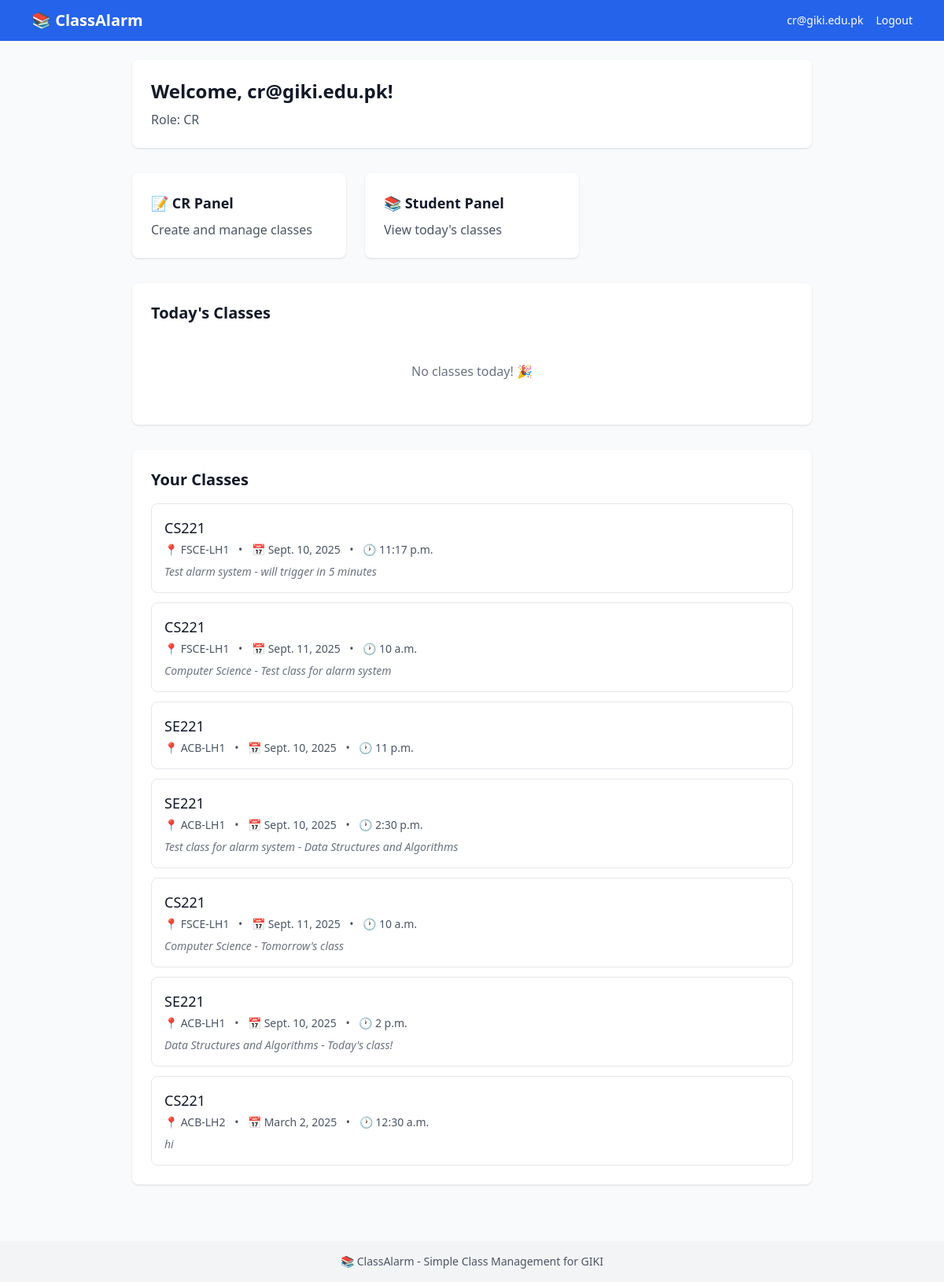
The app's page /dashboard/ (signed in) with its own data.
### users/models.py (models this page shows, shortened)
class User(AbstractUser):
    ROLE_CHOICES = [
        ('student', 'Student'),
        ('cr', 'Class Representative'),
    ]
    email = models.EmailField(unique=True, validators=[validate_giki_email])
    role = models.CharField(max_length=10, choices=ROLE_CHOICES, default='student')
    created_at = models.DateTimeField(auto_now_add=True)
    updated_at = models.DateTimeField(auto_now=True)
    USERNAME_FIELD = 'email'
    REQUIRED_FIELDS = ['username']
    class Meta:
        db_table = 'users'
        verbose_name = 'User'
        verbose_name_plural = 'Users'
    @property
    def is_cr(self):
        return self.role == 'cr'

### classes/models.py (models this page shows, shortened)
class ClassSchedule(models.Model):
    SUBJECT_CHOICES = [
        ('se221', 'SE221'),
        ('cs221', 'CS221'),
        ('ee201', 'EE201'),
        ('math101', 'MATH101'),
        ('phy201', 'PHY201'),
        ('is301', 'IS301'),
    ]
    VENUE_CHOICES = [
        ('acb-lh1', 'ACB-LH1'),
        ('acb-lh2', 'ACB-LH2'),
        ('acb-lh3', 'ACB-LH3'),
        ('acb-lh4', 'ACB-LH4'),
        ('acb-lh5', 'ACB-LH5'),
        ('acb-lh6', 'ACB-LH6'),
        ('acb-lh7', 'ACB-LH7'),
        ('fsce-lh1', 'FSCE-LH1'),
        ('fsce-lh2', 'FSCE-LH2'),
    ]
    created_by = models.ForeignKey(User, on_delete=models.CASCADE, related_name='created_classes')
    subject = models.CharField(max_length=10, choices=SUBJECT_CHOICES)
    venue = models.CharField(max_length=10, choices=VENUE_CHOICES)
    date = models.DateField()
    time = models.TimeField()
    note = models.TextField(blank=True, null=True)
    created_at = models.DateTimeField(auto_now_add=True)
    updated_at = models.DateTimeField(auto_now=True)
    class Meta:
        db_table = 'class_schedules'
        ordering = ['-created_at']
        verbose_name = 'Class Schedule'
        verbose_name_plural = 'Class Schedules'

### webapp/views.py (the view)
# urls.py: path('dashboard/', views.dashboard_view, name='dashboard'),
@login_required
def dashboard_view(request):
    user = request.user
    from datetime import date
    today = date.today()
    todays_classes = ClassSchedule.objects.filter(date=today).order_by('time')
    user_classes = []
    if user.is_cr:
        user_classes = ClassSchedule.objects.filter(created_by=user).order_by('-created_at')
    context = {
        'user': user,
        'todays_classes': todays_classes,
        'user_classes': user_classes,
    }
    return render(request, 'webapp/dashboard.html', context)

### templates/webapp/dashboard.html (shortened to what this page needs)
{% extends 'webapp/base.html' %}
{% block content %}
<div class="space-y-8">
    <div class="bg-white rounded-lg shadow p-6">
        <h1 class="text-2xl font-bold text-gray-900 mb-2">Welcome, {{ user.email }}!</h1>
        <p class="text-gray-600">Role: {{ user.role|upper }}</p>
    </div>
    <div class="grid grid-cols-1 md:grid-cols-3 gap-6">
        {% if user.is_cr %}
            <a href="{% url 'cr_panel' %}" class="bg-white rounded-lg shadow p-6 hover:shadow-md transition-shadow">
                <h3 class="text-lg font-semibold text-gray-900 mb-2">📝 CR Panel</h3>
                <p class="text-gray-600">Create and manage classes</p>
            </a>
        {% endif %}
        <a href="{% url 'student_panel' %}" class="bg-white rounded-lg shadow p-6 hover:shadow-md transition-shadow">
            <h3 class="text-lg font-semibold text-gray-900 mb-2">📚 Student Panel</h3>
            <p class="text-gray-600">View today's classes</p>
        </a>
    </div>
    <div class="bg-white rounded-lg shadow p-6">
        <h2 class="text-xl font-semibold text-gray-900 mb-4">Today's Classes</h2>
        {% if todays_classes %}
            <div class="space-y-3">
                {% for class in todays_classes %}
                    <div class="border border-gray-200 rounded-lg p-4">
                        <h3 class="text-lg font-medium text-gray-900">{{ class.get_subject_display }}</h3>
                        <div class="text-sm text-gray-600 mt-1">
                            <span class="inline-flex items-center">📍 {{ class.get_venue_display }}</span>
                            <span class="mx-2">•</span>
                            <span class="inline-flex items-center">🕐 {{ class.time }}</span>
                        </div>
                        {% if class.note %}
                            <p class="text-sm text-gray-500 mt-2 italic">{{ class.note }}</p>
                        {% endif %}
                    </div>
                {% endfor %}
            </div>
        {% else %}
            <p class="text-gray-500 text-center py-8">No classes today! 🎉</p>
        {% endif %}
    </div>
    {% if user.is_cr and user_classes %}
        <div class="bg-white rounded-lg shadow p-6">
            <h2 class="text-xl font-semibold text-gray-900 mb-4">Your Classes</h2>
            <div class="space-y-3">
                {% for class in user_classes %}
                    <div class="border border-gray-200 rounded-lg p-4">
                        <h3 class="text-lg font-medium text-gray-900">{{ class.get_subject_display }}</h3>
                        <div class="text-sm text-gray-600 mt-1">
                            <span class="inline-flex items-center">📍 {{ class.get_venue_display }}</span>
                            <span class="mx-2">•</span>
                            <span class="inline-flex items-center">📅 {{ class.date }}</span>
                            <span class="mx-2">•</span>
                            <span class="inline-flex items-center">🕐 {{ class.time }}</span>
                        </div>
                        {% if class.note %}
                            <p class="text-sm text-gray-500 mt-2 italic">{{ class.note }}</p>
                        {% endif %}
                    </div>
                {% endfor %}
            </div>
        </div>
    {% endif %}
</div>
{% endblock %}

### templates/webapp/base.html (shortened to what this page needs)
<!DOCTYPE html>
<html lang="en">
<head>
    <script src="https://cdn.tailwindcss.com"></script>
</head>
<body class="bg-gray-50">
    <nav class="bg-blue-600 text-white">
        <div class="max-w-6xl mx-auto px-4 py-3">
            <div class="flex justify-between items-center">
                <a href="{% url 'home' %}" class="text-xl font-bold">📚 ClassAlarm</a>
                {% if user.is_authenticated %}
                    <div class="flex items-center gap-4">
                        <span class="text-sm">{{ user.email }}</span>
                        <a href="{% url 'logout' %}" class="text-sm hover:underline">Logout</a>
                    </div>
                {% else %}
                    <div class="flex items-center gap-4">
                        <a href="{% url 'login' %}" class="text-sm hover:underline">Login</a>
                        <a href="{% url 'register' %}" class="text-sm bg-white text-blue-600 px-3 py-1 rounded hover:bg-gray-100">Sign Up</a>
                    </div>
                {% endif %}
            </div>
        </div>
    </nav>
    <main class="max-w-4xl mx-auto px-4 py-6">
        {% block content %}{% endblock %}
    </main>
    <footer class="bg-gray-100 mt-12">
        <div class="max-w-4xl mx-auto px-4 py-4 text-center text-gray-600 text-sm">
            <p>📚 ClassAlarm - Simple Class Management for GIKI</p>
        </div>
    </footer>
</body>
</html>

### records on screen
User: email "cr@giki.edu.pk", role "CR"
ClassSchedule: subject "CS221", venue "FSCE-LH1", date "Sept. 10, 2025", time "11:17 p.m.", note "Test alarm system - will trigger in 5 minutes"
ClassSchedule: subject "CS221", venue "FSCE-LH1", date "Sept. 11, 2025", time "10 a.m.", note "Computer Science - Test class for alarm system"
ClassSchedule: subject "SE221", venue "ACB-LH1", date "Sept. 10, 2025", time "11 p.m."
ClassSchedule: subject "SE221", venue "ACB-LH1", date "Sept. 10, 2025", time "2:30 p.m.", note "Test class for alarm system - Data Structures and Algorithms"
ClassSchedule: subject "CS221", venue "FSCE-LH1", date "Sept. 11, 2025", time "10 a.m.", note "Computer Science - Tomorrow's class"
ClassSchedule: subject "SE221", venue "ACB-LH1", date "Sept. 10, 2025", time "2 p.m.", note "Data Structures and Algorithms - Today's class!"
ClassSchedule: subject "CS221", venue "ACB-LH2", date "March 2, 2025", time "12:30 a.m.", note "hi"
